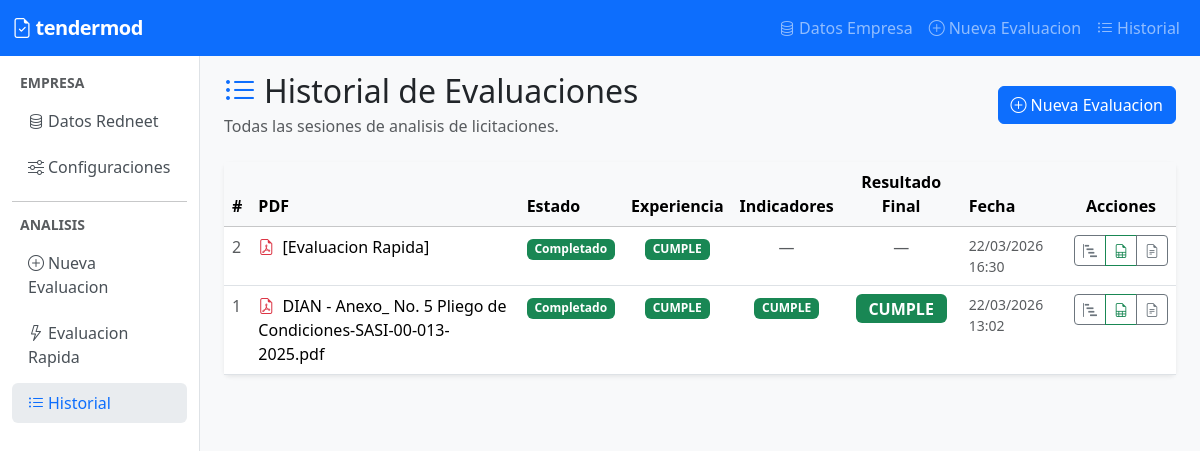
Before: /analysis/ with the older database file.
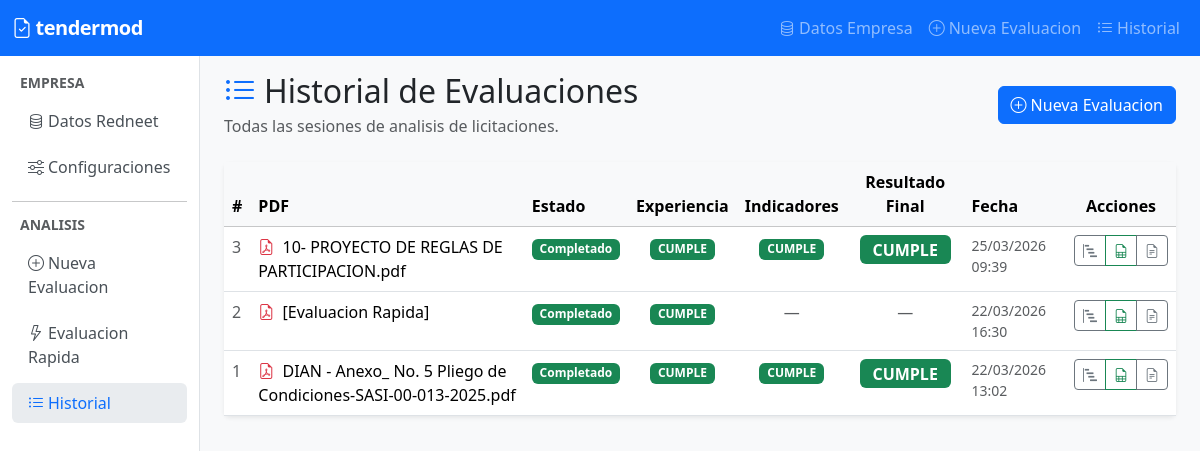
After: the same page with the newer database file.
### apps/core/models.py (models this page shows, shortened)
class AnalysisSession(models.Model):
    STATUS_CHOICES = [
        ('created', 'Creado'),
        ('ingesting_pdf', 'Ingiriendo PDF'),
        ('pdf_ready', 'PDF listo'),
        ('extracted', 'Requisitos extraidos'),
        ('evaluating', 'Evaluando'),
        ('completed', 'Completado'),
        ('error', 'Error'),
    ]
    status = models.CharField(max_length=20, choices=STATUS_CHOICES, default='created')
    pdf_filename = models.CharField(max_length=255, blank=True)
    experience_requirements_json = models.TextField(blank=True)
    indicators_requirements_json = models.TextField(blank=True)
    general_info_text = models.TextField(blank=True)
    celery_task_id = models.CharField(max_length=255, blank=True)
    created_at = models.DateTimeField(auto_now_add=True)
    updated_at = models.DateTimeField(auto_now=True)
    class Meta:
        ordering = ['-created_at']
    @property
    def status_display_class(self):
        mapping = {
            'created': 'secondary',
            'ingesting_pdf': 'warning',
            'pdf_ready': 'info',
            'extracted': 'primary',
            'evaluating': 'warning',
            'completed': 'success',
            'error': 'danger',
        }
        return mapping.get(self.status, 'secondary')

### apps/analysis/views.py (the view)
# urls.py: path('', views.analysis_list, name='list'),
def analysis_list(request):
    sessions = AnalysisSession.objects.select_related('result').all()
    return render(request, 'analysis/list.html', {'sessions': sessions})

### templates/analysis/list.html (shortened to what the changed rows need)
{% extends "base.html" %}
{% load static %}
{% block content %}
<div class="d-flex justify-content-between align-items-center mb-4">
    <div>
        <h2 class="mb-1"><i class="bi bi-list-ul me-2 text-primary"></i>Historial de Evaluaciones</h2>
    </div>
</div>
{% if sessions %}
<div class="card border-0 shadow-sm">
    <div class="card-body p-0">
        <div class="table-responsive">
            <table class="table table-hover mb-0">
                <thead class="table-light">
                    <tr>
                        <th>#</th>
                        <th>PDF</th>
                        <th>Estado</th>
                        <th class="text-center">Experiencia</th>
                        <th class="text-center">Indicadores</th>
                        <th class="text-center">Resultado Final</th>
                        <th>Fecha</th>
                        <th class="text-center">Acciones</th>
                    </tr>
                </thead>
                <tbody>
                    {% for session in sessions %}
                    <tr>
                        <td class="text-muted">{{ session.pk }}</td>
                        <td>
                            <i class="bi bi-file-earmark-pdf text-danger me-1"></i>
                            {{ session.pdf_filename|default:"—" }}
                        </td>
                        <td>
                            <span class="badge bg-{{ session.status_display_class }}">
                                {{ session.get_status_display }}
                            </span>
                        </td>
                        <td class="text-center">
                            {% if session.result and session.result.cumple_experiencia is not None %}
                                {% if session.result.cumple_experiencia %}
                                    <span class="badge bg-success">CUMPLE</span>
                                {% else %}
                                    <span class="badge bg-danger">NO CUMPLE</span>
                                {% endif %}
                            {% else %}
                                <span class="text-muted">—</span>
                            {% endif %}
                        </td>
                        <td class="text-center">
                            {% if session.result and session.result.cumple_indicadores is not None %}
                                {% if session.result.cumple_indicadores %}
                                    <span class="badge bg-success">CUMPLE</span>
                                {% else %}
                                    <span class="badge bg-danger">NO CUMPLE</span>
                                {% endif %}
                            {% else %}
                                <span class="text-muted">—</span>
                            {% endif %}
                        </td>
                        <td class="text-center">
                            {% if session.result and session.result.cumple_final is not None %}
                                {% if session.result.cumple_final %}
                                    <span class="badge bg-success badge-cumple">CUMPLE</span>
                                {% else %}
                                    <span class="badge bg-danger badge-cumple">NO CUMPLE</span>
                                {% endif %}
                            {% else %}
                                <span class="text-muted">—</span>
                            {% endif %}
                        </td>
                        <td class="text-muted small">{{ session.created_at|date:"d/m/Y H:i" }}</td>
                        <td class="text-center">
                            <div class="btn-group btn-group-sm">
                                <a href="{% url 'analysis:results' pk=session.pk %}"
                                   class="btn btn-outline-secondary" title="Resultados">
                                    <i class="bi bi-bar-chart-steps"></i>
                                </a>
                                <a href="{% url 'analysis:export_excel' pk=session.pk %}"
                                   class="btn btn-outline-success" title="Descargar Excel">
                                    <i class="bi bi-file-earmark-spreadsheet"></i>
                                </a>
                                <a href="{% url 'analysis:export_text' pk=session.pk %}"
                                   class="btn btn-outline-secondary" title="Descargar TXT">
                                    <i class="bi bi-file-earmark-text"></i>
                                </a>
                            </div>
                        </td>
                    </tr>
                    {% endfor %}
                </tbody>
            </table>
        </div>
    </div>
</div>
{% endif %}
{% endblock %}

Changed rows visible on the page:
added AnalysisSession: pk "3", pdf_filename "10- PROYECTO DE REGLAS DE PARTICIPACION.pdf", status "Completado", shows "CUMPLE", created_at "25/03/2026 09:39"
